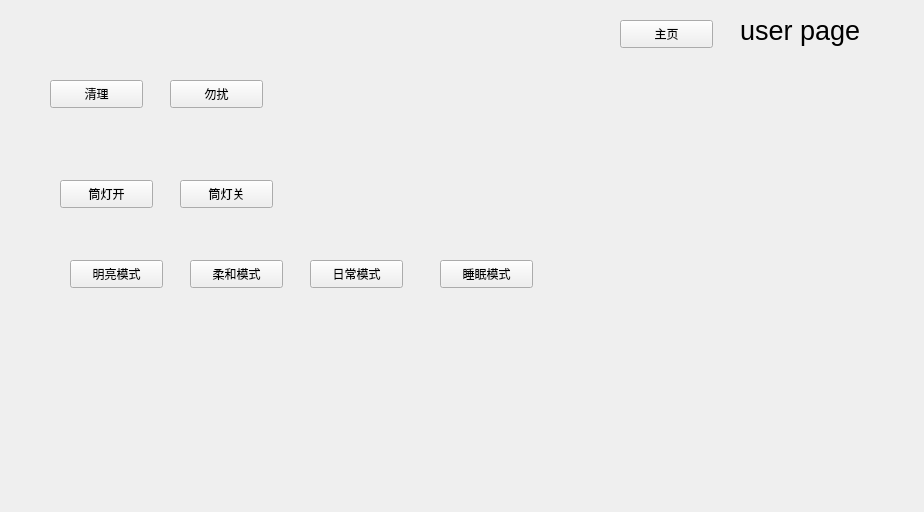
<?xml version="1.0" encoding="UTF-8"?>
<ui version="4.0">
 <class>userpage</class>
 <widget class="QWidget" name="userpage">
  <property name="geometry">
   <rect>
    <x>0</x>
    <y>0</y>
    <width>924</width>
    <height>512</height>
   </rect>
  </property>
  <property name="windowTitle">
   <string>Form</string>
  </property>
  <widget class="QLabel" name="label">
   <property name="geometry">
    <rect>
     <x>740</x>
     <y>10</y>
     <width>161</width>
     <height>41</height>
    </rect>
   </property>
   <property name="font">
    <font>
     <pointsize>20</pointsize>
    </font>
   </property>
   <property name="text">
    <string>user page</string>
   </property>
  </widget>
  <widget class="QPushButton" name="pushButton">
   <property name="geometry">
    <rect>
     <x>620</x>
     <y>20</y>
     <width>93</width>
     <height>28</height>
    </rect>
   </property>
   <property name="text">
    <string>主页</string>
   </property>
  </widget>
  <widget class="QPushButton" name="pushButton_2">
   <property name="geometry">
    <rect>
     <x>50</x>
     <y>80</y>
     <width>93</width>
     <height>28</height>
    </rect>
   </property>
   <property name="text">
    <string>清理</string>
   </property>
  </widget>
  <widget class="QPushButton" name="pushButton_3">
   <property name="geometry">
    <rect>
     <x>170</x>
     <y>80</y>
     <width>93</width>
     <height>28</height>
    </rect>
   </property>
   <property name="text">
    <string>勿扰</string>
   </property>
  </widget>
  <widget class="QPushButton" name="pushButton_4">
   <property name="geometry">
    <rect>
     <x>60</x>
     <y>180</y>
     <width>93</width>
     <height>28</height>
    </rect>
   </property>
   <property name="text">
    <string>筒灯开</string>
   </property>
  </widget>
  <widget class="QPushButton" name="pushButton_5">
   <property name="geometry">
    <rect>
     <x>180</x>
     <y>180</y>
     <width>93</width>
     <height>28</height>
    </rect>
   </property>
   <property name="text">
    <string>筒灯关</string>
   </property>
  </widget>
  <widget class="QPushButton" name="pushButton_6">
   <property name="geometry">
    <rect>
     <x>70</x>
     <y>260</y>
     <width>93</width>
     <height>28</height>
    </rect>
   </property>
   <property name="text">
    <string>明亮模式</string>
   </property>
  </widget>
  <widget class="QPushButton" name="pushButton_7">
   <property name="geometry">
    <rect>
     <x>190</x>
     <y>260</y>
     <width>93</width>
     <height>28</height>
    </rect>
   </property>
   <property name="text">
    <string>柔和模式</string>
   </property>
  </widget>
  <widget class="QPushButton" name="pushButton_8">
   <property name="geometry">
    <rect>
     <x>310</x>
     <y>260</y>
     <width>93</width>
     <height>28</height>
    </rect>
   </property>
   <property name="text">
    <string>日常模式</string>
   </property>
  </widget>
  <widget class="QPushButton" name="pushButton_9">
   <property name="geometry">
    <rect>
     <x>440</x>
     <y>260</y>
     <width>93</width>
     <height>28</height>
    </rect>
   </property>
   <property name="text">
    <string>睡眠模式</string>
   </property>
  </widget>
 </widget>
 <resources/>
 <connections/>
</ui>
